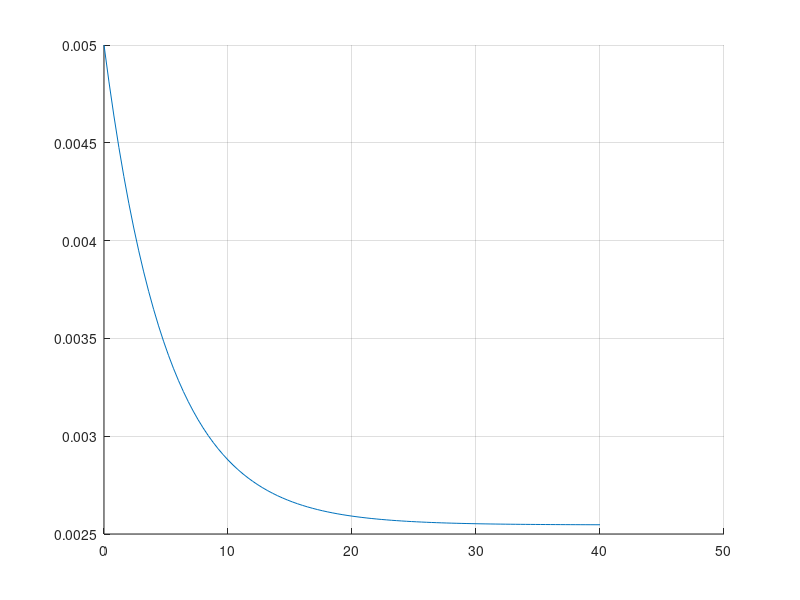

MATLAB code for this plot:
r = 5;
A = pi*r^2;

v0 = 150;
h0 = v0/A * 10^-3;

v_out = 30e-3;

K = v_out/h0;

v1 = 20e-3;
v2 = 20e-3;

in = v1 + v2;

G1 = tf([in], [A K]);

U = tf([A*h0 in], [1])

G = G1 * U

% G2 = tf([1], [A/K 1]);

% G = G2;

hold on
[y, t] = step(G1);

h0 = 0.005

n_y = h0*exp((-K/A)*t);

plot(t, y + n_y);

% plot(t, y)
[y2, t] = step(G);
% plot(t, y2);

grid on;
xlim([0 50]);